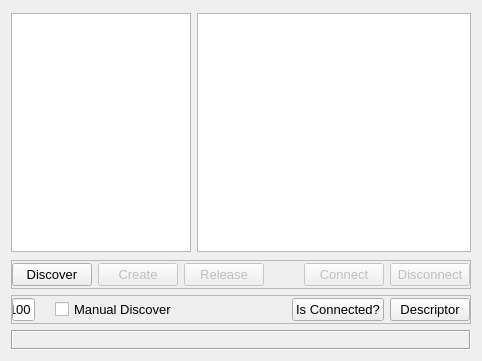
<?xml version="1.0" encoding="UTF-8"?>
<ui version="4.0">
 <class>DiscoverSubWidget</class>
 <widget class="QWidget" name="DiscoverSubWidget">
  <property name="geometry">
   <rect>
    <x>0</x>
    <y>0</y>
    <width>482</width>
    <height>361</height>
   </rect>
  </property>
  <property name="font">
   <font>
    <pointsize>10</pointsize>
   </font>
  </property>
  <property name="windowTitle">
   <string>Device Discovery</string>
  </property>
  <layout class="QVBoxLayout" name="verticalLayout">
   <item>
    <widget class="QFrame" name="frame">
     <property name="frameShape">
      <enum>QFrame::NoFrame</enum>
     </property>
     <property name="frameShadow">
      <enum>QFrame::Raised</enum>
     </property>
     <layout class="QHBoxLayout" name="horizontalLayout">
      <property name="leftMargin">
       <number>0</number>
      </property>
      <property name="topMargin">
       <number>2</number>
      </property>
      <property name="rightMargin">
       <number>0</number>
      </property>
      <property name="bottomMargin">
       <number>2</number>
      </property>
      <item>
       <widget class="QListWidget" name="listWidget">
        <property name="sizePolicy">
         <sizepolicy hsizetype="Fixed" vsizetype="Expanding">
          <horstretch>0</horstretch>
          <verstretch>0</verstretch>
         </sizepolicy>
        </property>
        <property name="maximumSize">
         <size>
          <width>180</width>
          <height>16777215</height>
         </size>
        </property>
        <property name="font">
         <font>
          <family>Courier 10 Pitch</family>
          <pointsize>10</pointsize>
         </font>
        </property>
       </widget>
      </item>
      <item>
       <widget class="QTextEdit" name="textEdit">
        <property name="font">
         <font>
          <family>Courier 10 Pitch</family>
          <pointsize>8</pointsize>
         </font>
        </property>
        <property name="autoFillBackground">
         <bool>false</bool>
        </property>
        <property name="verticalScrollBarPolicy">
         <enum>Qt::ScrollBarAsNeeded</enum>
        </property>
        <property name="horizontalScrollBarPolicy">
         <enum>Qt::ScrollBarAlwaysOff</enum>
        </property>
        <property name="readOnly">
         <bool>true</bool>
        </property>
        <property name="tabStopWidth">
         <number>10</number>
        </property>
       </widget>
      </item>
     </layout>
    </widget>
   </item>
   <item>
    <widget class="QFrame" name="fraControls">
     <property name="frameShape">
      <enum>QFrame::StyledPanel</enum>
     </property>
     <property name="frameShadow">
      <enum>QFrame::Raised</enum>
     </property>
     <layout class="QHBoxLayout" name="horizontalLayout_2">
      <property name="leftMargin">
       <number>0</number>
      </property>
      <property name="topMargin">
       <number>2</number>
      </property>
      <property name="rightMargin">
       <number>0</number>
      </property>
      <property name="bottomMargin">
       <number>2</number>
      </property>
      <item>
       <widget class="QPushButton" name="cmdDiscover">
        <property name="text">
         <string>Discover</string>
        </property>
       </widget>
      </item>
      <item>
       <widget class="QPushButton" name="cmdCreate">
        <property name="enabled">
         <bool>false</bool>
        </property>
        <property name="text">
         <string>Create</string>
        </property>
       </widget>
      </item>
      <item>
       <widget class="QPushButton" name="cmdRelease">
        <property name="enabled">
         <bool>false</bool>
        </property>
        <property name="text">
         <string>Release</string>
        </property>
       </widget>
      </item>
      <item>
       <spacer name="horizontalSpacer">
        <property name="orientation">
         <enum>Qt::Horizontal</enum>
        </property>
        <property name="sizeHint" stdset="0">
         <size>
          <width>120</width>
          <height>20</height>
         </size>
        </property>
       </spacer>
      </item>
      <item>
       <widget class="QPushButton" name="cmdConnect">
        <property name="enabled">
         <bool>false</bool>
        </property>
        <property name="text">
         <string>Connect</string>
        </property>
       </widget>
      </item>
      <item>
       <widget class="QPushButton" name="cmdDisconnect">
        <property name="enabled">
         <bool>false</bool>
        </property>
        <property name="text">
         <string>Disconnect</string>
        </property>
       </widget>
      </item>
     </layout>
    </widget>
   </item>
   <item>
    <widget class="QFrame" name="fraDescriptor">
     <property name="frameShape">
      <enum>QFrame::StyledPanel</enum>
     </property>
     <property name="frameShadow">
      <enum>QFrame::Raised</enum>
     </property>
     <layout class="QHBoxLayout" name="horizontalLayout_3">
      <property name="leftMargin">
       <number>0</number>
      </property>
      <property name="topMargin">
       <number>2</number>
      </property>
      <property name="rightMargin">
       <number>0</number>
      </property>
      <property name="bottomMargin">
       <number>2</number>
      </property>
      <item>
       <widget class="QLineEdit" name="leNumDevs">
        <property name="toolTip">
         <string>Descriptor array size</string>
        </property>
        <property name="text">
         <string>100</string>
        </property>
       </widget>
      </item>
      <item>
       <widget class="QLabel" name="lblDevicesFound">
        <property name="font">
         <font>
          <family>Courier 10 Pitch</family>
         </font>
        </property>
        <property name="text">
         <string/>
        </property>
       </widget>
      </item>
      <item>
       <widget class="QCheckBox" name="chkManual">
        <property name="text">
         <string>Manual Discover</string>
        </property>
       </widget>
      </item>
      <item>
       <spacer name="horizontalSpacer_2">
        <property name="orientation">
         <enum>Qt::Horizontal</enum>
        </property>
        <property name="sizeHint" stdset="0">
         <size>
          <width>267</width>
          <height>20</height>
         </size>
        </property>
       </spacer>
      </item>
      <item>
       <widget class="QPushButton" name="cmdIsConnected">
        <property name="text">
         <string>Is Connected?</string>
        </property>
       </widget>
      </item>
      <item>
       <widget class="QPushButton" name="cmdDescriptor">
        <property name="text">
         <string>Descriptor</string>
        </property>
       </widget>
      </item>
     </layout>
    </widget>
   </item>
   <item>
    <widget class="QFrame" name="fraInfoStat">
     <property name="font">
      <font>
       <pointsize>10</pointsize>
      </font>
     </property>
     <property name="frameShape">
      <enum>QFrame::Box</enum>
     </property>
     <property name="frameShadow">
      <enum>QFrame::Sunken</enum>
     </property>
     <layout class="QVBoxLayout" name="verticalLayout_6">
      <property name="spacing">
       <number>0</number>
      </property>
      <property name="leftMargin">
       <number>0</number>
      </property>
      <property name="topMargin">
       <number>0</number>
      </property>
      <property name="rightMargin">
       <number>0</number>
      </property>
      <property name="bottomMargin">
       <number>0</number>
      </property>
      <item>
       <widget class="QLabel" name="lblInfo">
        <property name="sizePolicy">
         <sizepolicy hsizetype="Preferred" vsizetype="Minimum">
          <horstretch>0</horstretch>
          <verstretch>0</verstretch>
         </sizepolicy>
        </property>
        <property name="minimumSize">
         <size>
          <width>400</width>
          <height>16</height>
         </size>
        </property>
        <property name="maximumSize">
         <size>
          <width>16777215</width>
          <height>16</height>
         </size>
        </property>
        <property name="font">
         <font>
          <family>Courier 10 Pitch</family>
          <pointsize>8</pointsize>
         </font>
        </property>
        <property name="text">
         <string/>
        </property>
        <property name="margin">
         <number>2</number>
        </property>
       </widget>
      </item>
     </layout>
    </widget>
   </item>
  </layout>
 </widget>
 <resources/>
 <connections/>
</ui>
